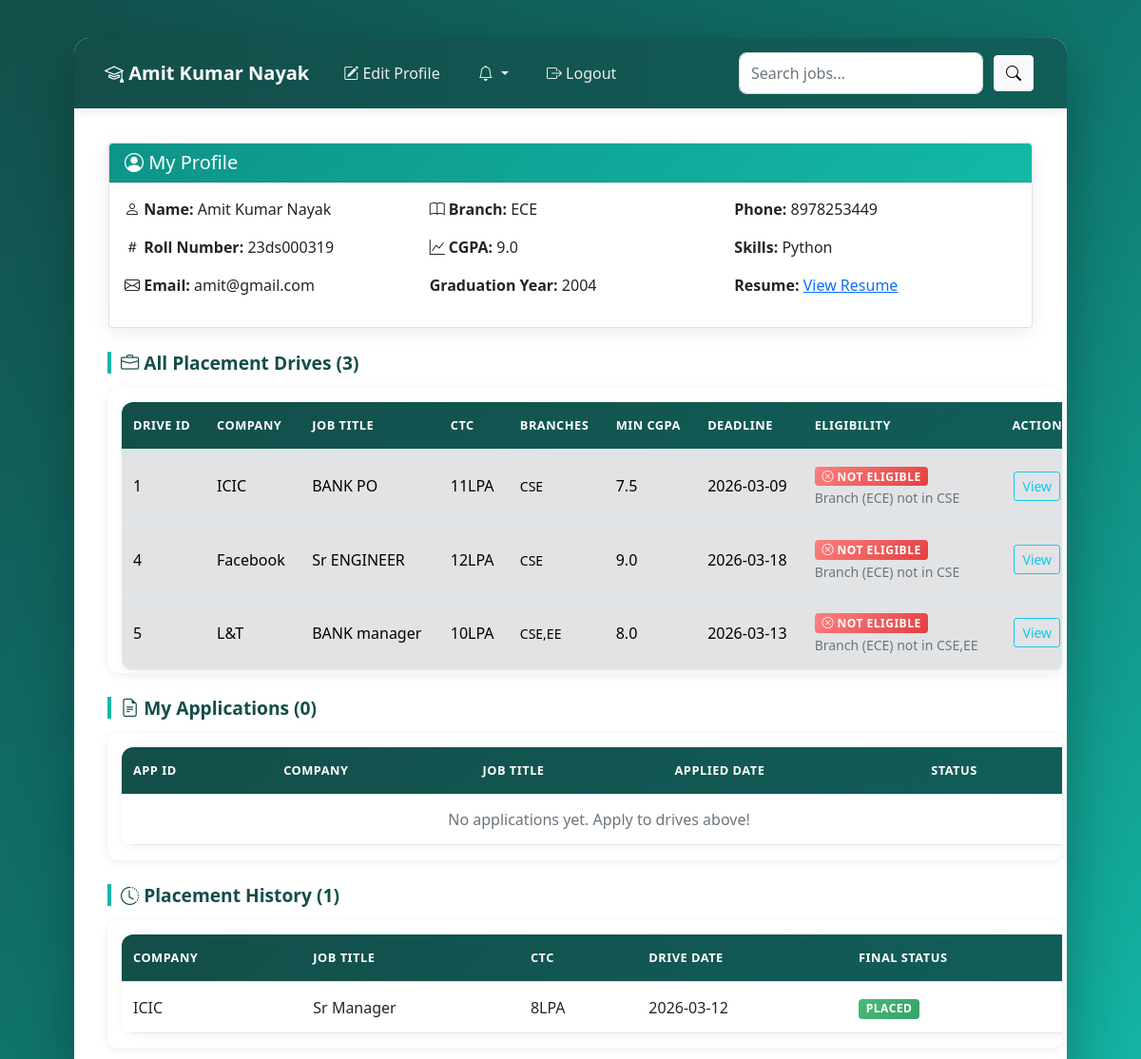
The page /student/3 (signed in) on the database its author committed.
### application/models.py (models this page shows)
class Student(db.Model):
    id = db.Column(db.Integer(), primary_key=True)
    full_name = db.Column(db.String(), nullable=False)
    roll_number = db.Column(db.String(), unique=True, nullable=False)
    branch = db.Column(db.String(), nullable=False)
    cgpa = db.Column(db.Float(), nullable=False)
    graduation_year = db.Column(db.Integer(), nullable=False)
    phone = db.Column(db.String(), nullable=False)
    skills = db.Column(db.String(), nullable=True)
    resume_link = db.Column(db.String(), nullable=True)
    user_id = db.Column(db.Integer(), db.ForeignKey("user.id"), nullable=False)
    applications = db.relationship("Application", backref="student_details")

class User(db.Model):
    id = db.Column(db.Integer(), primary_key=True)
    username = db.Column(db.String(), unique=True, nullable=False)
    email = db.Column(db.String(), unique=True, nullable=False)
    password = db.Column(db.String(), nullable=False)
    type = db.Column(db.String(), default="student")
    is_active = db.Column(db.Boolean(), default=True)
    company_details = db.relationship("Company", backref="user_account", uselist=False)
    student_details = db.relationship("Student", backref="user_account", uselist=False)

class PlacementDrive(db.Model):
    id = db.Column(db.Integer(), primary_key=True)
    job_title = db.Column(db.String(), nullable=False)
    job_description = db.Column(db.String(), nullable=False)
    eligibility_criteria = db.Column(db.String(), nullable=False)
    required_skills = db.Column(db.String(), nullable=True)
    experience = db.Column(db.String(), nullable=True)
    required_cgpa = db.Column(db.Float(), nullable=False)
    eligible_branches = db.Column(db.String(), nullable=False)
    ctc = db.Column(db.String(), nullable=False)
    location = db.Column(db.String(), nullable=False)
    drive_date = db.Column(db.String(), nullable=False)
    application_deadline = db.Column(db.String(), nullable=False)
    max_positions = db.Column(db.Integer(), nullable=False)
    approval_status = db.Column(db.String(), default="pending")
    drive_status = db.Column(db.String(), default="upcoming")
    company_id = db.Column(db.Integer(), db.ForeignKey("company.id"), nullable=False)
    applications = db.relationship("Application", backref="drive_details")

class Company(db.Model):
    id = db.Column(db.Integer(), primary_key=True)
    company_name = db.Column(db.String(), nullable=False)
    industry = db.Column(db.String(), nullable=False)
    location = db.Column(db.String(), nullable=False)
    hr_contact = db.Column(db.String(), nullable=False)
    website = db.Column(db.String(), nullable=True)
    description = db.Column(db.String(), nullable=True)
    approval_status = db.Column(db.String(), default="pending")
    user_id = db.Column(db.Integer(), db.ForeignKey("user.id"), nullable=False)
    drives = db.relationship("PlacementDrive", backref="company_details")

class Application(db.Model):
    id = db.Column(db.Integer(), primary_key=True)
    application_date = db.Column(db.String(), nullable=False)
    status = db.Column(db.String(), default="applied")
    student_id = db.Column(db.Integer(), db.ForeignKey("student.id"), nullable=False)
    drive_id = db.Column(db.Integer(), db.ForeignKey("placement_drive.id"), nullable=False)

### application/controllers.py (the view)
@app.route("/student/<int:user_id>")
def student_dash(user_id):
    this_user = User.query.get(user_id)
    student = Student.query.filter_by(user_id=user_id).first()
    approved_drives = PlacementDrive.query.filter_by(
        approval_status="approved",
        drive_status="upcoming"
    ).all()
    all_drives_info = []
    eligible_drives = []
    for drive in approved_drives:
        branches = [b.strip() for b in drive.eligible_branches.split(",")]
        already_applied = Application.query.filter_by(
            student_id=student.id,
            drive_id=drive.id
        ).first()
        is_branch_eligible = student.branch in branches
        is_cgpa_eligible = student.cgpa >= drive.required_cgpa
        is_eligible = is_branch_eligible and is_cgpa_eligible and not already_applied
        reason = ""
        if already_applied:
            reason = "Already Applied"
        elif not is_branch_eligible and not is_cgpa_eligible:
            reason = f"Branch ({student.branch}) & CGPA ({student.cgpa}) not eligible"
        elif not is_branch_eligible:
            reason = f"Branch ({student.branch}) not in {drive.eligible_branches}"
        elif not is_cgpa_eligible:
            reason = f"CGPA ({student.cgpa}) below required ({drive.required_cgpa})"
        drive_info = {
            'drive': drive,
            'is_eligible': is_eligible,
            'already_applied': already_applied is not None,
            'reason': reason
        }
        all_drives_info.append(drive_info)
        if is_eligible:
            eligible_drives.append(drive)
    all_applications = Application.query.filter_by(student_id=student.id).all()
    my_applications = [app for app in all_applications if app.drive_details.drive_status == "upcoming"]
    placement_history = [app for app in all_applications if app.drive_details.drive_status == "closed"]
    notifications = Notification.query.filter_by(student_id=student.id).order_by(Notification.id.desc()).limit(10).all()
    unread_count = Notification.query.filter_by(student_id=student.id, is_read=False).count()
    return render_template("student_dash.html",
                         this_user=this_user,
                         student=student,
                         eligible_drives=eligible_drives,
                         all_drives_info=all_drives_info,
                         my_applications=my_applications,
                         placement_history=placement_history,
                         notifications=notifications,
                         unread_count=unread_count)

### templates/student_dash.html (shortened to what this page needs)
<!DOCTYPE html>
<html lang="en">
<head>
    <link rel="stylesheet" href="/static/style.css">
    <link href="https://cdn.jsdelivr.net/npm/bootstrap@5.0.2/dist/css/bootstrap.min.css" rel="stylesheet">
    <link rel="stylesheet" href="https://cdn.jsdelivr.net/npm/bootstrap-icons@1.8.0/font/bootstrap-icons.css">
</head>
<body>
    <div id="main">
        <div id="canvas" class="overflow-auto">
            <nav class="navbar navbar-expand-lg navbar-dark">
                <div class="container-fluid">
                    <a class="navbar-brand" href="#"><i class="bi bi-mortarboard"></i> {{student.full_name}}</a>
                    <div class="collapse navbar-collapse">
                        <ul class="navbar-nav me-auto mb-2 mb-lg-0">
                            <li class="nav-item">
                                <a class="nav-link" href="/student/update_profile/{{this_user.id}}"><i class="bi bi-pencil-square"></i> Edit Profile</a>
                            </li>
                            <li class="nav-item dropdown">
                                <a class="nav-link dropdown-toggle" href="#" id="notifDropdown" role="button" data-bs-toggle="dropdown">
                                    <i class="bi bi-bell"></i> {% if unread_count > 0 %}<span class="badge bg-danger">{{unread_count}}</span>{% endif %}
                                </a>
                            </li>
                            <li class="nav-item">
                                <a class="nav-link" href="/logout"><i class="bi bi-box-arrow-right"></i> Logout</a>
                            </li>
                        </ul>
                        <form class="d-flex" action="/student/search/{{this_user.id}}">
                            <input class="form-control me-2" type="search" placeholder="Search jobs..." name="search">
                            <button class="btn btn-light" type="submit"><i class="bi bi-search"></i></button>
                        </form>
                    </div>
                </div>
            </nav>
            <div id="content">
                <div class="card m-3">
                    <div class="card-header">
                        <h5 class="mb-0"><i class="bi bi-person-circle"></i> My Profile</h5>
                    </div>
                    <div class="card-body">
                        <div class="row">
                            <div class="col-md-4">
                                <p><strong><i class="bi bi-person"></i> Name:</strong> {{student.full_name}}</p>
                                <p><strong><i class="bi bi-hash"></i> Roll Number:</strong> {{student.roll_number}}</p>
                                <p><strong><i class="bi bi-envelope"></i> Email:</strong> {{this_user.email}}</p>
                            </div>
                            <div class="col-md-4">
                                <p><strong><i class="bi bi-book"></i> Branch:</strong> {{student.branch}}</p>
                                <p><strong><i class="bi bi-graph-up"></i> CGPA:</strong> {{student.cgpa}}</p>
                                <p><strong>Graduation Year:</strong> {{student.graduation_year}}</p>
                            </div>
                            <div class="col-md-4">
                                <p><strong>Phone:</strong> {{student.phone}}</p>
                                <p><strong>Skills:</strong> {{student.skills or 'Not specified'}}</p>
                                <p><strong>Resume:</strong>
                                    {% if student.resume_link %}
                                        <a href="{{student.resume_link}}" target="_blank">View Resume</a>
                                    {% else %}
                                        Not uploaded
                                    {% endif %}
                                </p>
                            </div>
                        </div>
                    </div>
                </div>
                <h3 class="headings"><i class="bi bi-briefcase"></i> All Placement Drives ({{all_drives_info|length}})</h3>
                <div class="table border" style="max-height:300px;overflow-y: scroll;">
                    <table class="table">
                        <thead>
                            <tr>
                                <th>Drive ID</th>
                                <th>Company</th>
                                <th>Job Title</th>
                                <th>CTC</th>
                                <th>Branches</th>
                                <th>Min CGPA</th>
                                <th>Deadline</th>
                                <th>Eligibility</th>
                                <th class="text-center">Action</th>
                            </tr>
                        </thead>
                        <tbody>
                            {% for info in all_drives_info %}
                            <tr class="{% if not info.is_eligible %}table-secondary{% endif %}">
                                <td>{{info.drive.id}}</td>
                                <td>{{info.drive.company_details.company_name}}</td>
                                <td>{{info.drive.job_title}}</td>
                                <td>{{info.drive.ctc}}</td>
                                <td><small>{{info.drive.eligible_branches}}</small></td>
                                <td>{{info.drive.required_cgpa}}</td>
                                <td>{{info.drive.application_deadline}}</td>
                                <td>
                                    {% if info.is_eligible %}
                                        <span class="badge bg-success"><i class="bi bi-check-circle"></i> Eligible</span>
                                    {% elif info.already_applied %}
                                        <span class="badge bg-primary"><i class="bi bi-check"></i> Applied</span>
                                    {% else %}
                                        <span class="badge bg-danger" data-bs-toggle="tooltip" title="{{info.reason}}"><i class="bi bi-x-circle"></i> Not Eligible</span>
                                        <br><small class="text-muted">{{info.reason}}</small>
                                    {% endif %}
                                </td>
                                <td class="text-center">
                                    <a href="/student/view_drive/{{info.drive.id}}" class="btn btn-outline-info btn-sm">View</a>
                                </td>
                            </tr>
                            {% endfor %}
                        </tbody>
                    </table>
                </div>
                <h3 class="headings"><i class="bi bi-file-earmark-text"></i> My Applications ({{my_applications|length}})</h3>
                <div class="table border" style="max-height:250px;overflow-y: scroll;">
                    <table class="table">
                        <thead>
                            <tr>
                                <th>App ID</th>
                                <th>Company</th>
                                <th>Job Title</th>
                                <th>Applied Date</th>
                                <th>Status</th>
                            </tr>
                        </thead>
                        <tbody>
                            {% if my_applications|length == 0 %}
                            <tr>
                                <td colspan="5" class="text-center text-muted">No applications yet. Apply to drives above!</td>
                            </tr>
                            {% endif %}
                        </tbody>
                    </table>
                </div>
                <h3 class="headings"><i class="bi bi-clock-history"></i> Placement History ({{placement_history|length}})</h3>
                <div class="table border" style="max-height:250px;overflow-y: scroll;">
                    <table class="table">
                        <thead>
                            <tr>
                                <th>Company</th>
                                <th>Job Title</th>
                                <th>CTC</th>
                                <th>Drive Date</th>
                                <th>Final Status</th>
                            </tr>
                        </thead>
                        <tbody>
                            {% for app in placement_history %}
                            <tr>
                                <td>{{app.drive_details.company_details.company_name}}</td>
                                <td>{{app.drive_details.job_title}}</td>
                                <td>{{app.drive_details.ctc}}</td>
                                <td>{{app.drive_details.drive_date}}</td>
                                <td>
                                    {% if app.status == "selected" %}
                                        <span class="badge bg-success">Placed</span>
                                    {% elif app.status == "rejected" %}
                                        <span class="badge bg-danger">Rejected</span>
                                    {% elif app.status == "shortlisted" %}
                                        <span class="badge bg-info">Shortlisted</span>
                                    {% elif app.status == "interview" %}
                                        <span class="badge bg-warning">Interview</span>
                                    {% else %}
                                        <span class="badge bg-secondary">Not Selected</span>
                                    {% endif %}
                                </td>
                            </tr>
                            {% endfor %}
                        </tbody>
                    </table>
                </div>
            </div>
        </div>
    </div>
</body>
</html>

### rows shown on the page
Student: full_name "Amit Kumar Nayak", roll_number "23ds000319", branch "ECE", cgpa "9.0", graduation_year "2004", phone "8978253449", skills "Python"
User: email "amit@gmail.com"
PlacementDrive: drive.id "1", drive.job_title "BANK PO", drive.ctc "11LPA", drive.eligible_branches "CSE", drive.required_cgpa "7.5", drive.application_deadline "2026-03-09"
Company: drive.company_details.company_name "ICIC"
PlacementDrive: drive.id "4", drive.job_title "Sr ENGINEER", drive.ctc "12LPA", drive.eligible_branches "CSE", drive.required_cgpa "9.0", drive.application_deadline "2026-03-18"
Company: drive.company_details.company_name "Facebook"
PlacementDrive: drive.id "5", drive.job_title "BANK manager", drive.ctc "10LPA", drive.eligible_branches "CSE,EE", drive.required_cgpa "8.0", drive.application_deadline "2026-03-13"
Company: drive.company_details.company_name "L&T"
Application: drive_details.company_details.company_name "ICIC", drive_details.job_title "Sr Manager", drive_details.ctc "8LPA", drive_details.drive_date "2026-03-12", status "PLACED"

### other values the page prints
{{ all_drives_info|length }} "3"
{{ info.reason }} "Branch (ECE) not in CSE" "Branch (ECE) not in CSE" "Branch (ECE) not in CSE,EE"
{{ my_applications|length }} "0"
{{ placement_history|length }} "1"
